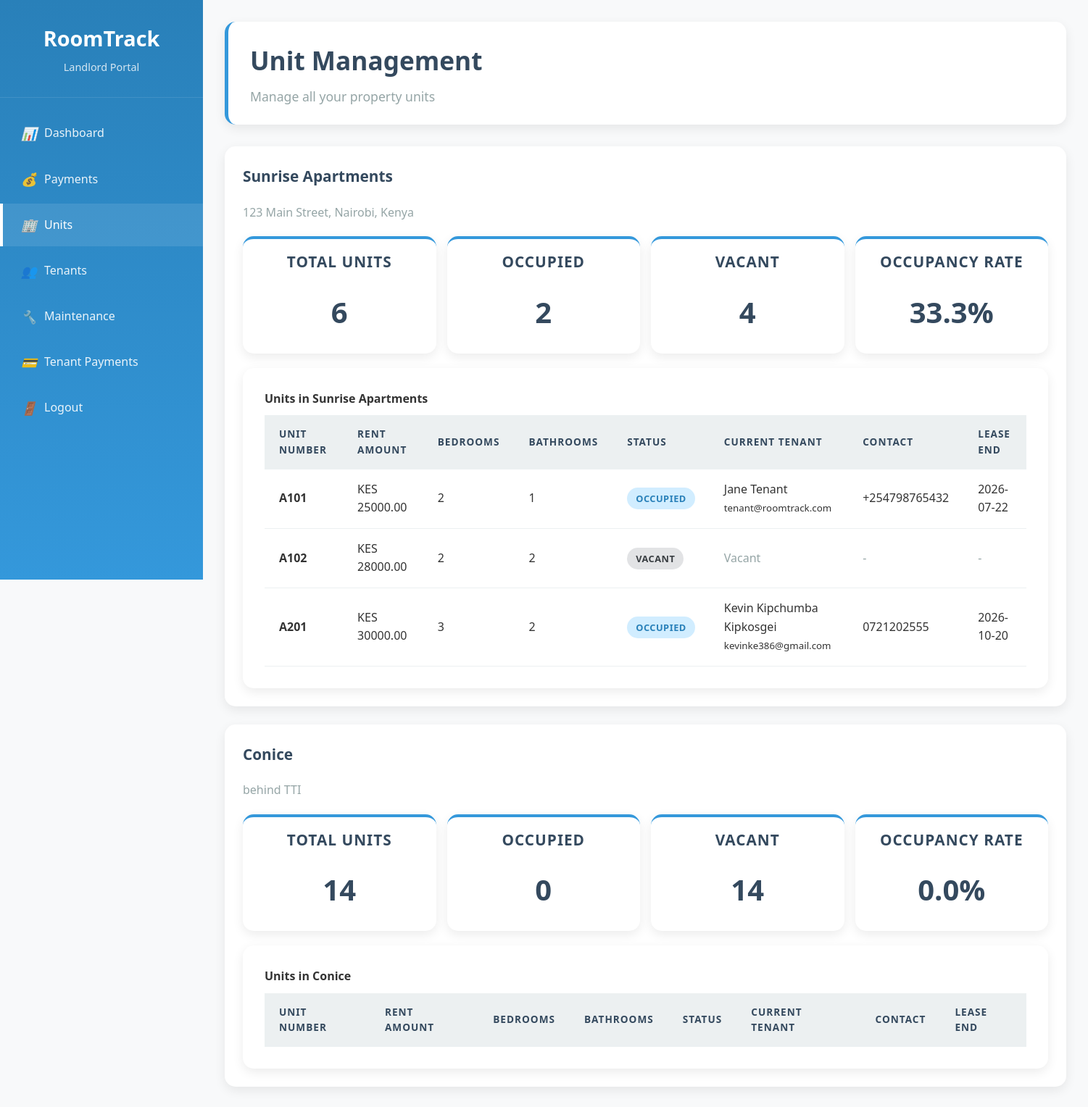
Screenshot of /landlord/units (signed in) with the database file from the repository.
### models.py (models this page shows)
class Property(db.Model):
    id = db.Column(db.Integer, primary_key=True)
    name = db.Column(db.String(200), nullable=False)
    address = db.Column(db.Text, nullable=False)
    total_units = db.Column(db.Integer, nullable=False)
    occupied_units = db.Column(db.Integer, default=0)
    landlord_id = db.Column(db.Integer, db.ForeignKey('user.id'), nullable=False)
    created_at = db.Column(db.DateTime, default=datetime.utcnow)
    units = db.relationship('Unit', backref='property', lazy=True, cascade='all, delete-orphan')

class Unit(db.Model):
    id = db.Column(db.Integer, primary_key=True)
    unit_number = db.Column(db.String(50), nullable=False)
    rent_amount = db.Column(db.Float, nullable=False)
    status = db.Column(db.String(20), default='vacant')  # vacant, occupied
    bedrooms = db.Column(db.Integer, default=1)
    bathrooms = db.Column(db.Integer, default=1)
    square_feet = db.Column(db.Integer)
    property_id = db.Column(db.Integer, db.ForeignKey('property.id'), nullable=False)
    leases = db.relationship('Lease', backref='unit', lazy=True, cascade='all, delete-orphan')
    maintenance_requests = db.relationship('MaintenanceRequest', backref='unit', lazy=True)

class Lease(db.Model):
    id = db.Column(db.Integer, primary_key=True)
    tenant_id = db.Column(db.Integer, db.ForeignKey('user.id'), nullable=False)
    unit_id = db.Column(db.Integer, db.ForeignKey('unit.id'), nullable=False)
    start_date = db.Column(db.Date, nullable=False)
    end_date = db.Column(db.Date, nullable=False)
    monthly_rent = db.Column(db.Float, nullable=False)
    security_deposit = db.Column(db.Float, default=0)
    status = db.Column(db.String(20), default='active')
    created_at = db.Column(db.DateTime, default=datetime.utcnow)
    payments = db.relationship('Payment', backref='lease', lazy=True, cascade='all, delete-orphan')

class User(UserMixin, db.Model):
    id = db.Column(db.Integer, primary_key=True)
    username = db.Column(db.String(80), unique=True, nullable=False)
    email = db.Column(db.String(120), unique=True, nullable=False)
    password = db.Column(db.String(200), nullable=False)
    role = db.Column(db.String(20), nullable=False)  # admin, landlord, tenant
    full_name = db.Column(db.String(200))
    id_number = db.Column(db.String(50))
    passport_number = db.Column(db.String(50))
    phone = db.Column(db.String(20))
    created_at = db.Column(db.DateTime, default=datetime.utcnow)
    landlord_properties = db.relationship('Property', backref='landlord', lazy=True)
    tenant_leases = db.relationship('Lease', backref='tenant', lazy=True, foreign_keys='Lease.tenant_id')
    maintenance_requests = db.relationship('MaintenanceRequest', backref='tenant', lazy=True)

### app.py (the view)
@app.route('/landlord/units')
@login_required
def landlord_units():
    if current_user.role != 'landlord':
        return redirect(url_for('index'))
    properties = Property.query.filter_by(landlord_id=current_user.id).all()
    units = Unit.query.filter(Unit.property_id.in_([p.id for p in properties])).all()
    return render_template('landlord/units.html', properties=properties, units=units)

### app.py (called while the page is built)
@login_manager.user_loader
def load_user(user_id):
    return User.query.get(int(user_id))

### templates/landlord/units.html (shortened to what this page needs)
<!DOCTYPE html>
<html lang="en">
<head>
    <link rel="stylesheet" href="{{ url_for('static', filename='css/style.css') }}">
</head>
<body>
    <div class="dashboard">
        <div class="sidebar">
            <div class="sidebar-header">
                <h2>RoomTrack</h2>
                <p>Landlord Portal</p>
            </div>
            <ul class="sidebar-nav">
                <li><a href="{{ url_for('landlord_dashboard') }}"><i>📊</i> Dashboard</a></li>
                <li><a href="{{ url_for('landlord_payments') }}"><i>💰</i> Payments</a></li>
                <li><a href="#" class="active"><i>🏢</i> Units</a></li>
                <li><a href="{{ url_for('landlord_tenants') }}"><i>👥</i> Tenants</a></li>
                <li><a href="{{ url_for('landlord_maintenance_reports') }}"><i>🔧</i> Maintenance</a></li>
                <li><a href="{{ url_for('landlord_tenant_payments') }}"><i>💳</i> Tenant Payments</a></li>
                <li><a href="{{ url_for('logout') }}"><i>🚪</i> Logout</a></li>
            </ul>
        </div>
        <div class="main-content">
            <div class="header">
                <h1>Unit Management</h1>
                <p>Manage all your property units</p>
            </div>
            {% for property in properties %}
            <div class="card">
                <h3>{{ property.name }}</h3>
                <p style="color: var(--gray); margin-bottom: 20px;">{{ property.address }}</p>
                <div style="display: grid; grid-template-columns: repeat(auto-fit, minmax(200px, 1fr)); gap: 15px; margin-bottom: 20px;">
                    <div class="stat-card" style="padding: 15px;">
                        <h3>Total Units</h3>
                        <div class="number">{{ property.total_units }}</div>
                    </div>
                    <div class="stat-card" style="padding: 15px;">
                        <h3>Occupied</h3>
                        <div class="number">{{ property.occupied_units }}</div>
                    </div>
                    <div class="stat-card" style="padding: 15px;">
                        <h3>Vacant</h3>
                        <div class="number">{{ property.total_units - property.occupied_units }}</div>
                    </div>
                    <div class="stat-card" style="padding: 15px;">
                        <h3>Occupancy Rate</h3>
                        <div class="number">{{ "%.1f"|format((property.occupied_units / property.total_units * 100) if property.total_units > 0 else 0) }}%</div>
                    </div>
                </div>
                <div class="table-container">
                    <h4>Units in {{ property.name }}</h4>
                    <table>
                        <thead>
                            <tr>
                                <th>Unit Number</th>
                                <th>Rent Amount</th>
                                <th>Bedrooms</th>
                                <th>Bathrooms</th>
                                <th>Status</th>
                                <th>Current Tenant</th>
                                <th>Contact</th>
                                <th>Lease End</th>
                            </tr>
                        </thead>
                        <tbody>
                            {% for unit in property.units %}
                            <tr>
                                <td><strong>{{ unit.unit_number }}</strong></td>
                                <td>KES {{ "%.2f"|format(unit.rent_amount) }}</td>
                                <td>{{ unit.bedrooms }}</td>
                                <td>{{ unit.bathrooms }}</td>
                                <td>
                                    <span class="status-badge status-{{ unit.status }}">
                                        {{ unit.status|title }}
                                    </span>
                                </td>
                                <td>
                                    {% if unit.status == 'occupied' %}
                                        {% for lease in unit.leases %}
                                            {% if lease.status == 'active' %}
                                                {{ lease.tenant.full_name }}<br>
                                                <small>{{ lease.tenant.email }}</small>
                                            {% endif %}
                                        {% endfor %}
                                    {% else %}
                                        <span style="color: var(--gray);">Vacant</span>
                                    {% endif %}
                                </td>
                                <td>
                                    {% if unit.status == 'occupied' %}
                                        {% for lease in unit.leases %}
                                            {% if lease.status == 'active' %}
                                                {{ lease.tenant.phone or 'No phone' }}
                                            {% endif %}
                                        {% endfor %}
                                    {% else %}
                                        <span style="color: var(--gray);">-</span>
                                    {% endif %}
                                </td>
                                <td>
                                    {% if unit.status == 'occupied' %}
                                        {% for lease in unit.leases %}
                                            {% if lease.status == 'active' %}
                                                {{ lease.end_date.strftime('%Y-%m-%d') }}
                                            {% endif %}
                                        {% endfor %}
                                    {% else %}
                                        <span style="color: var(--gray);">-</span>
                                    {% endif %}
                                </td>
                            </tr>
                            {% endfor %}
                        </tbody>
                    </table>
                </div>
            </div>
            {% endfor %}
        </div>
    </div>
</body>
</html>

### static/css/style.css (style rules this page uses)
:root { --primary-blue: #3498db; --dark-blue: #2980b9; --light-blue: #ecf0f1; --white: #ffffff; --gray: #95a5a6; --dark-gray: #34495e; --success: #27ae60; --warning: #f39c12; --danger: #e74c3c; --light-gray: #f8f9fa; }
* { margin: 0; padding: 0; box-sizing: border-box; }
body { font-family: 'Segoe UI', Tahoma, Geneva, Verdana, sans-serif; background-color: var(--light-gray); color: #333; line-height: 1.6; }
.dashboard { display: flex; min-height: 100vh; }
.sidebar { width: 280px; background: linear-gradient(180deg, var(--dark-blue), var(--primary-blue)); color: var(--white); padding: 0; position: fixed; height: 100vh; overflow-y: auto; }
.sidebar-header { padding: 30px 25px; border-bottom: 1px solid rgba(255,255,255,0.1); text-align: center; }
.sidebar-header h2 { color: var(--white); margin-bottom: 5px; font-size: 1.8em; }
.sidebar-header p { color: rgba(255,255,255,0.8); font-size: 0.9em; }
.sidebar-nav { list-style: none; margin-top: 20px; }
.sidebar-nav li { margin-bottom: 5px; }
.sidebar-nav a { display: flex; align-items: center; padding: 15px 25px; color: rgba(255,255,255,0.9); text-decoration: none; transition: all 0.3s ease; border-left: 4px solid transparent; }
.sidebar-nav a:hover, .sidebar-nav a.active { background: rgba(255,255,255,0.1); color: var(--white); border-left-color: var(--white); }
.sidebar-nav i { margin-right: 12px; width: 20px; text-align: center; font-size: 1.1em; }
.main-content { flex: 1; margin-left: 280px; padding: 30px; background-color: var(--light-gray); min-height: 100vh; }
.header { background: var(--white); padding: 25px 30px; border-radius: 15px; box-shadow: 0 5px 15px rgba(0,0,0,0.08); margin-bottom: 30px; border-left: 5px solid var(--primary-blue); }
.header h1 { color: var(--dark-gray); margin-bottom: 8px; font-size: 2.2em; }
.header p { color: var(--gray); font-size: 1.1em; }
.stat-card { background: var(--white); padding: 30px 25px; border-radius: 15px; box-shadow: 0 5px 15px rgba(0,0,0,0.08); text-align: center; transition: transform 0.3s ease; border-top: 4px solid var(--primary-blue); }
.stat-card h3 { color: var(--gray); font-size: 0.95em; margin-bottom: 15px; text-transform: uppercase; letter-spacing: 1px; }
.stat-card .number { font-size: 2.5em; font-weight: bold; color: var(--dark-gray); margin-bottom: 10px; }
.card { background: var(--white); padding: 25px; border-radius: 15px; box-shadow: 0 5px 15px rgba(0,0,0,0.08); margin-bottom: 25px; }
.card h3 { color: var(--dark-gray); margin-bottom: 20px; font-size: 1.3em; }
.table-container { background: var(--white); padding: 30px; border-radius: 15px; box-shadow: 0 5px 15px rgba(0,0,0,0.08); overflow: hidden; }
table { width: 100%; border-collapse: collapse; margin-top: 10px; }
th, td { padding: 15px 20px; text-align: left; border-bottom: 1px solid var(--light-blue); }
th { background-color: var(--light-blue); color: var(--dark-gray); font-weight: 600; text-transform: uppercase; font-size: 0.85em; letter-spacing: 1px; }
.status-badge { padding: 6px 12px; border-radius: 20px; font-size: 0.8em; font-weight: 600; text-transform: uppercase; letter-spacing: 0.5px; }
.status-vacant { background-color: #e2e3e5; color: #383d41; }
.status-occupied { background-color: #d1edff; color: var(--dark-blue); }

### rows the page displays
Property: name "Sunrise Apartments", address "123 Main Street, Nairobi, Kenya", total_units "6", occupied_units "2", property.total_units-property.occupied_units "4", total_units+occupied_units "33.3"
Unit: unit_number "A101", rent_amount "25000.00", bedrooms "2", bathrooms "1", status "OCCUPIED"
Lease: tenant.full_name "Jane Tenant", tenant.email "tenant@roomtrack.com", tenant "+254798765432", end_date "2026-07-22"
Unit: unit_number "A102", rent_amount "28000.00", bedrooms "2", bathrooms "2", status "VACANT", shows "Vacant"
Unit: unit_number "A201", rent_amount "30000.00", bedrooms "3", bathrooms "2", status "OCCUPIED"
Lease: tenant.full_name "Kevin Kipchumba Kipkosgei", tenant.email "kevinke386@gmail.com", tenant "0721202555", end_date "2026-10-20"
Property: name "Conice", address "behind TTI", total_units "14", occupied_units "0", property.total_units-property.occupied_units "14", total_units+occupied_units "0.0"
